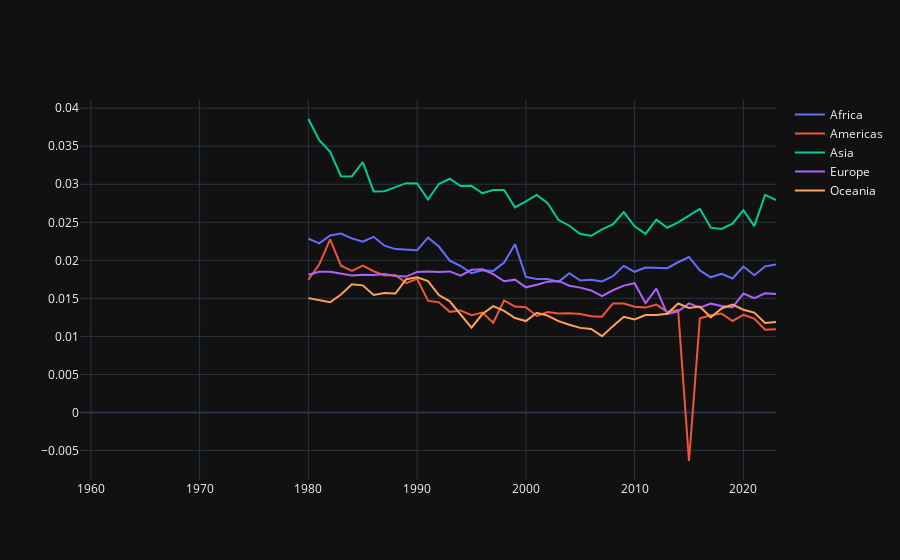

Source (notebook cell):
### Code cell
fig = go.Figure()

for region, data in defense.groupby('region'):
    subset = data.groupby('year')['value_pct_national_income'].mean()

    fig.add_trace(
        go.Scatter(
            x=subset.index,
            y=subset.values,
            name=region
        )
    )

fig.show()
